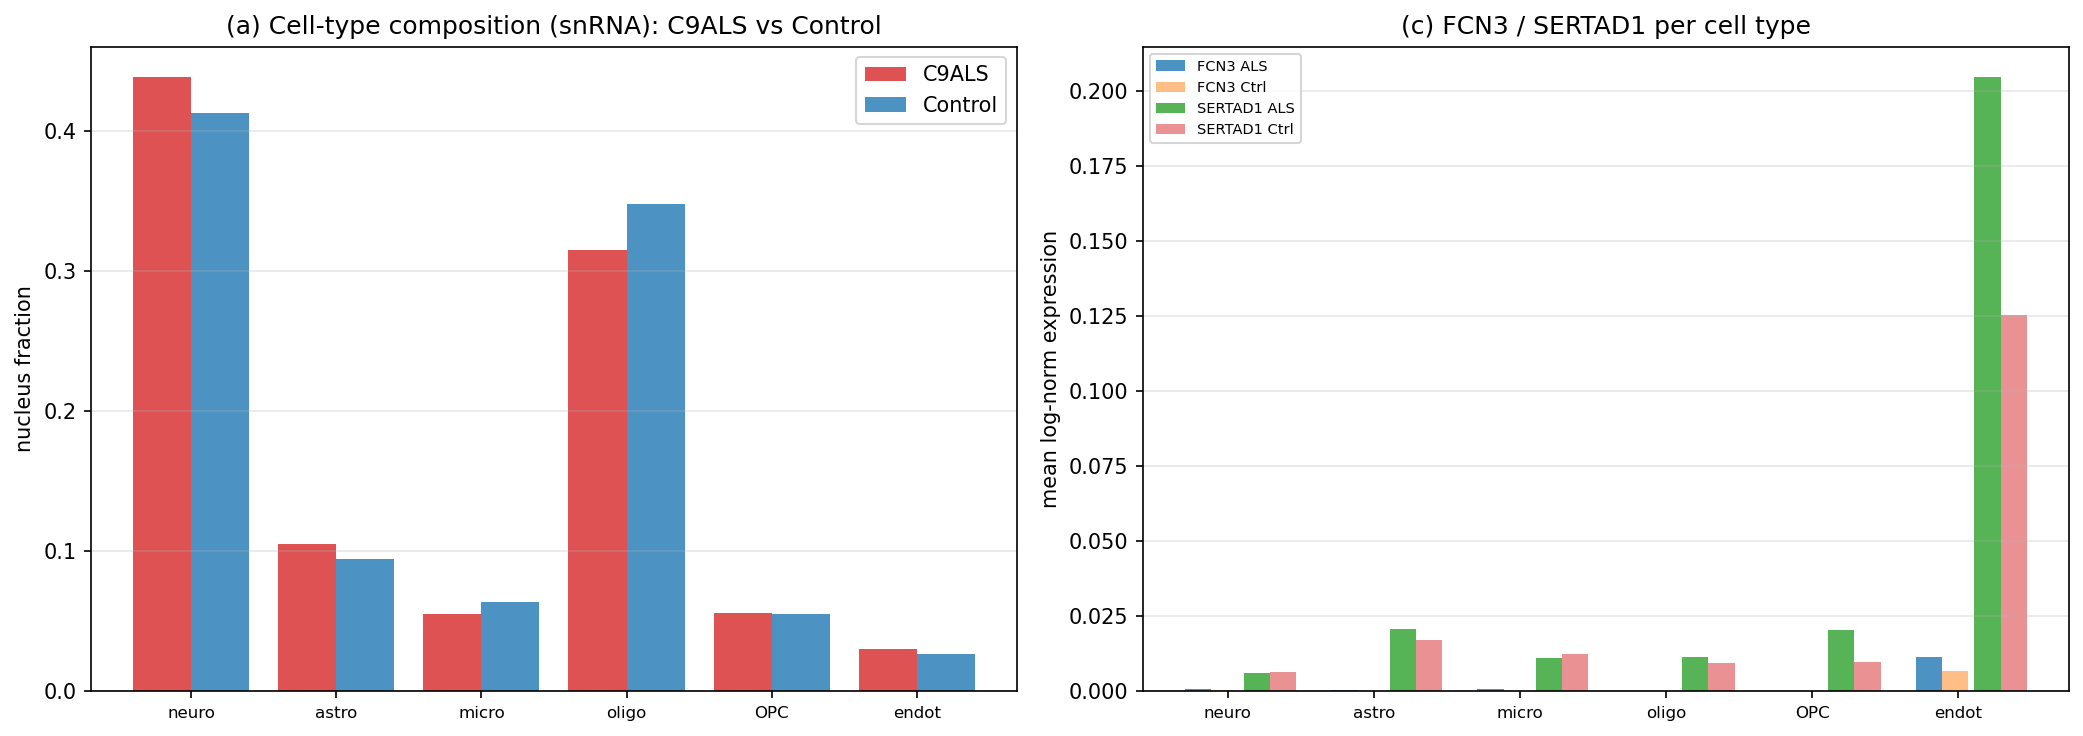

Write the Python code that produced this figure.
# ruff: noqa: E402
"""Single-nucleus per-cell validation of the panel — experiment #1.

Public snRNA-seq (GSE219280; C9orf72 ALS/FTD frontal+motor cortex, cellBender
filtered). Tests at single-nucleus resolution, on a balanced C9ALS-vs-Control
frontal-cortex subset, whether:

  (a) the composition shift replicates -- microglial expansion + endothelial
      depletion in ALS (validates the bulk deconvolution #3 directly);
  (b) the panel marker genes localise to the expected cell types
      (SLC37A2/HEXB/PROS1 -> microglia; CLDN5/VWF/ANGPT2 -> endothelial);
  (c) FCN3 and SERTAD1 (the bulk sign-reversal candidates) are detectable and
      per-cell altered in ALS vs control, or whether FCN3 is essentially absent
      from nuclei (which would instead support the plasma-infiltration model).

Method: read each filtered .h5 (h5py + scipy; no scanpy), CP10k+log1p normalise,
assign each nucleus to a CNS cell type by canonical marker score (argmax;
FCN3/SERTAD1 are NOT markers), then pseudobulk per (sample, cell type) and test
C9ALS vs Control (Mann-Whitney, n=6 vs 6).

Outputs
-------
  snrna_percell_validation_statistics.txt
  snrna_percell_validation.png
"""

from __future__ import annotations

import glob
import re
import warnings
from pathlib import Path

import h5py
import numpy as np
import scipy.sparse as sp

SCRIPT_DIR = Path(__file__).parent
_H5_DIR = SCRIPT_DIR.parent / "resources" / "GSE219280" / "suppl"
MIN_COUNTS = 500  # per-nucleus QC floor

# Canonical CNS cell-type markers (FCN3/SERTAD1 deliberately excluded)
_MARKERS = {
    "neuron": ["RBFOX3", "SYT1", "SNAP25", "SYP", "MEG3"],
    "astrocyte": ["AQP4", "GFAP", "SLC1A2", "GJA1", "ALDH1L1"],
    "microglia": ["AIF1", "CSF1R", "P2RY12", "CX3CR1", "C1QB"],
    "oligodendrocyte": ["PLP1", "MBP", "MOBP", "MOG", "CNP"],
    "OPC": ["PDGFRA", "CSPG4", "OLIG1", "OLIG2"],
    "endothelial": ["CLDN5", "FLT1", "PECAM1", "VWF"],
}
_TEST = ["FCN3", "SERTAD1"]
_PANEL = [
    "SLC37A2",
    "HEXB",
    "PROS1",
    "EMP1",
    "ANGPT2",
    "TINAGL1",
    "MCEE",
    "CKMT2",
    "NR4A1",
    "SOHLH2",
    "MECOM",
]
_ALL_GENES = sorted(set(sum(_MARKERS.values(), []) + _TEST + _PANEL))


def _read_h5_targets(path: str) -> tuple[np.ndarray, np.ndarray, list[str]]:
    """Return (lognorm target-gene matrix [cells x genes], total_counts, genes).

    Reads the CellRanger/cellBender sparse matrix (genes x cells), computes
    per-nucleus totals, extracts only the target genes, CP10k+log1p normalises.
    """
    with h5py.File(path, "r") as f:
        g = f["matrix"]
        data, indices, indptr = g["data"][:], g["indices"][:], g["indptr"][:]
        shape = tuple(g["shape"][:])  # (n_genes, n_cells)
        names = np.array([x.decode() for x in g["features"]["name"][:]])
    # CSC: columns are cells
    mat = sp.csc_matrix((data, indices, indptr), shape=shape)
    totals = np.asarray(mat.sum(axis=0)).ravel()  # per-nucleus total counts
    # first column index per target symbol
    name_to_row: dict[str, int] = {}
    for i, nm in enumerate(names):
        name_to_row.setdefault(nm, i)
    rows = [name_to_row.get(gname, -1) for gname in _ALL_GENES]
    present = [gname for gname, r in zip(_ALL_GENES, rows) if r >= 0]
    rows = [r for r in rows if r >= 0]
    sub = mat[rows, :].toarray().T.astype(np.float32)  # (cells, genes)
    # CP10k + log1p
    sf = np.where(totals > 0, totals / 1e4, 1.0)
    sub = np.log1p(sub / sf[:, None])
    return sub, totals, present


def main() -> None:
    import matplotlib

    matplotlib.use("Agg")
    import matplotlib.pyplot as plt
    import pandas as pd
    from scipy.stats import mannwhitneyu

    files = sorted(glob.glob(str(_H5_DIR / "*cellBender_corrected_filtered.h5")))
    if not files:
        print(f"No .h5 in {_H5_DIR}; run the download first.")
        return
    print(f"Reading {len(files)} snRNA samples ...")

    # accumulate per-sample per-celltype pseudobulk (mean log-norm) + fractions
    pb_rows = []  # one row per (sample, celltype)
    spec_accum: dict[str, list[np.ndarray]] = {ct: [] for ct in _MARKERS}
    genes_ref: list[str] = []
    for path in files:
        fn = Path(path).name
        m = re.search(r"_(C9ALS|Control)_", fn)
        cond = m.group(1) if m else "?"
        tissue = "MotorCortex" if "MotorCortex" in fn else "FrontalCortex"
        samp = fn.split("_cellBender")[0]
        sub, totals, genes = _read_h5_targets(path)
        if not genes_ref:
            genes_ref = genes
        gidx = {gname: j for j, gname in enumerate(genes)}
        keep = totals >= MIN_COUNTS
        sub = sub[keep]
        # marker score per cell type (mean of z-scored markers across nuclei)
        scores = np.zeros((sub.shape[0], len(_MARKERS)), dtype=np.float32)
        for k, (ct, mk) in enumerate(_MARKERS.items()):
            cols = [gidx[g0] for g0 in mk if g0 in gidx]
            if not cols:
                scores[:, k] = -np.inf
                continue
            block = sub[:, cols]
            z = (block - block.mean(0)) / (block.std(0) + 1e-8)
            scores[:, k] = z.mean(1)
        assign = np.array(list(_MARKERS))[scores.argmax(1)]
        n_cells = len(assign)
        for ct in _MARKERS:
            mask = assign == ct
            frac = mask.sum() / n_cells
            row = {
                "sample": samp,
                "cond": cond,
                "tissue": tissue,
                "celltype": ct,
                "frac": frac,
                "n": int(mask.sum()),
            }
            if mask.sum() >= 10:
                means = sub[mask].mean(0)
                for gname in _TEST + _PANEL:
                    if gname in gidx:
                        row[gname] = float(means[gidx[gname]])
                spec_accum[ct].append(sub[mask].mean(0))
            pb_rows.append(row)
        print(f"  {samp[:42]:<44} {cond:<8} {n_cells} nuclei")

    pb = pd.DataFrame(pb_rows)

    lines = [
        "Single-nucleus per-cell validation (GSE219280) — experiment #1",
        "=" * 66,
        f"Samples: {len(files)} (C9ALS vs Control; frontal + motor cortex, "
        "6 subjects x 2 regions per group); cellBender filtered.",
        "Per-nucleus marker-score cell-type assignment (FCN3/SERTAD1 excluded "
        "from markers).",
        "",
        "(a) COMPOSITION: cell-type fraction, C9ALS vs Control (MWU on per-sample "
        "fractions)",
        "-" * 66,
        f"{'cell type':<16}{'C9ALS frac':>12}{'Ctrl frac':>12}{'p (MWU)':>12}",
    ]
    for ct in _MARKERS:
        a = pb[(pb.celltype == ct) & (pb.cond == "C9ALS")]["frac"].values
        c = pb[(pb.celltype == ct) & (pb.cond == "Control")]["frac"].values
        try:
            _, p = mannwhitneyu(a, c, alternative="two-sided")
        except ValueError:
            p = np.nan
        lines.append(f"{ct:<16}{np.mean(a):>12.3f}{np.mean(c):>12.3f}{p:>12.3g}")

    lines += [
        "",
        "(b) MARKER-GENE CELL-TYPE SPECIFICITY (mean log-norm across all nuclei "
        "of each type)",
        "-" * 66,
        f"{'gene':<10}" + "".join(f"{ct[:5]:>9}" for ct in _MARKERS),
    ]
    spec = {
        ct: (np.mean(spec_accum[ct], 0) if spec_accum[ct] else np.zeros(len(genes_ref)))
        for ct in _MARKERS
    }
    gidx_ref = {g0: j for j, g0 in enumerate(genes_ref)}
    for gname in [
        "SLC37A2",
        "HEXB",
        "PROS1",
        "EMP1",
        "CLDN5",
        "VWF",
        "ANGPT2",
        "FCN3",
        "SERTAD1",
    ]:
        if gname in gidx_ref:
            j = gidx_ref[gname]
            lines.append(
                f"{gname:<10}" + "".join(f"{spec[ct][j]:>9.2f}" for ct in _MARKERS)
            )

    lines += [
        "",
        "(c) FCN3 & SERTAD1 -- per-cell-type expression + C9ALS vs Control "
        "(pseudobulk MWU)",
        "-" * 66,
    ]
    for gname in _TEST:
        lines.append(f"{gname}:")
        for ct in _MARKERS:
            sub_pb = (
                pb[(pb.celltype == ct) & pb[gname].notna()] if gname in pb else None
            )
            if sub_pb is None or len(sub_pb) == 0:
                continue
            a = sub_pb[sub_pb.cond == "C9ALS"][gname].values
            c = sub_pb[sub_pb.cond == "Control"][gname].values
            if len(a) < 3 or len(c) < 3:
                continue
            try:
                _, p = mannwhitneyu(a, c, alternative="two-sided")
            except ValueError:
                p = np.nan
            direction = "UP in ALS" if np.mean(a) > np.mean(c) else "down in ALS"
            lines.append(
                f"  {ct:<15} ALS={np.mean(a):.3f} Ctrl={np.mean(c):.3f} "
                f"p={p:.3g}  ({direction})"
            )

    (SCRIPT_DIR / "snrna_percell_validation_statistics.txt").write_text(
        "\n".join(lines) + "\n"
    )
    print("\n" + "\n".join(lines))

    # figure: composition (left) + FCN3/SERTAD1 per-cell-type (right)
    fig, axes = plt.subplots(1, 2, figsize=(14, 5))
    cts = list(_MARKERS)
    x = np.arange(len(cts))
    af = [pb[(pb.celltype == ct) & (pb.cond == "C9ALS")]["frac"].mean() for ct in cts]
    cf = [pb[(pb.celltype == ct) & (pb.cond == "Control")]["frac"].mean() for ct in cts]
    axes[0].bar(x - 0.2, af, 0.4, label="C9ALS", color="#d62728", alpha=0.8)
    axes[0].bar(x + 0.2, cf, 0.4, label="Control", color="#1f77b4", alpha=0.8)
    axes[0].set_xticks(x)
    axes[0].set_xticklabels([c[:5] for c in cts], fontsize=8)
    axes[0].set_ylabel("nucleus fraction")
    axes[0].set_title("(a) Cell-type composition (snRNA): C9ALS vs Control")
    axes[0].legend()
    axes[0].grid(alpha=0.3, axis="y")

    for gi, gname in enumerate(_TEST):
        if gname not in pb:
            continue
        av = [
            pb[(pb.celltype == ct) & (pb.cond == "C9ALS")][gname].mean() for ct in cts
        ]
        cv = [
            pb[(pb.celltype == ct) & (pb.cond == "Control")][gname].mean() for ct in cts
        ]
        off = -0.2 if gi == 0 else 0.2
        axes[1].bar(x + off, av, 0.18, label=f"{gname} ALS", alpha=0.8)
        axes[1].bar(x + off + 0.18, cv, 0.18, label=f"{gname} Ctrl", alpha=0.5)
    axes[1].set_xticks(x)
    axes[1].set_xticklabels([c[:5] for c in cts], fontsize=8)
    axes[1].set_ylabel("mean log-norm expression")
    axes[1].set_title("(c) FCN3 / SERTAD1 per cell type")
    axes[1].legend(fontsize=7)
    axes[1].grid(alpha=0.3, axis="y")
    plt.tight_layout()
    fig.savefig(
        SCRIPT_DIR / "snrna_percell_validation.png", dpi=150, bbox_inches="tight"
    )
    print("\nSaved -> snrna_percell_validation.{txt,png}")


if __name__ == "__main__":
    with warnings.catch_warnings():
        warnings.filterwarnings("ignore")
        main()
